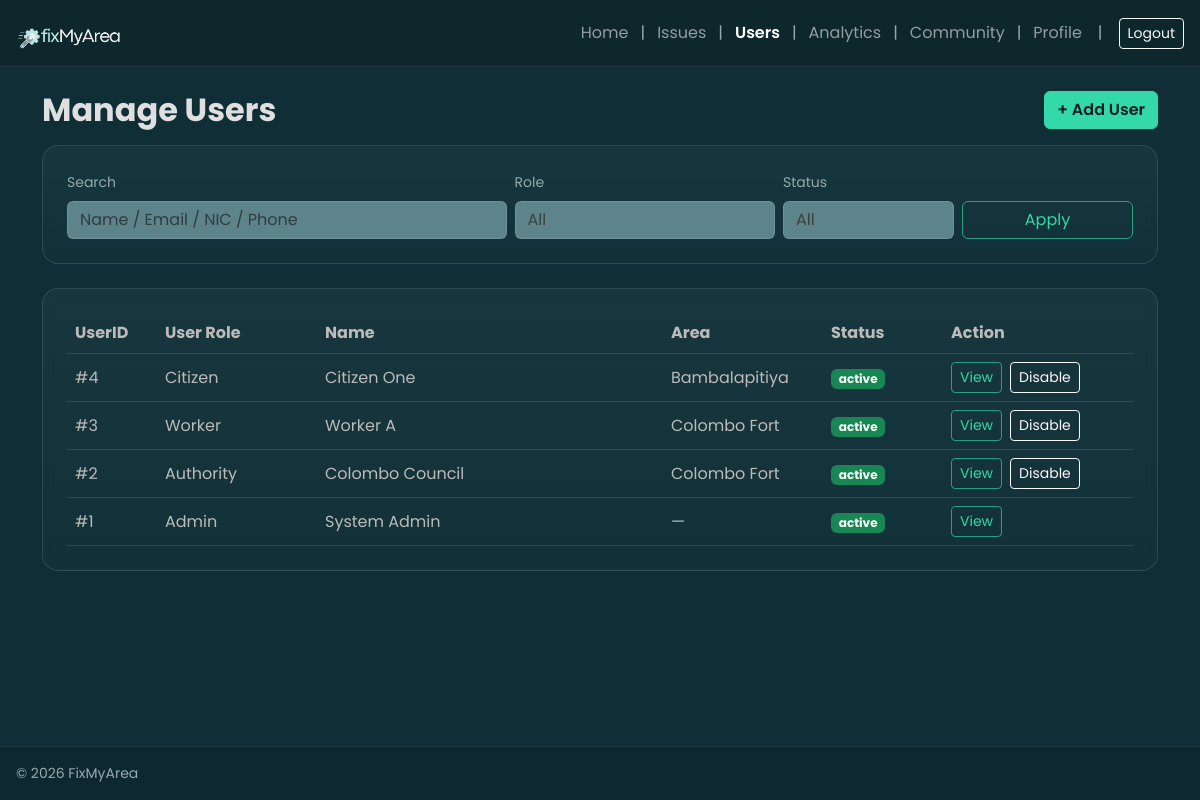
/admin/manage_users.php (signed in), run on the app's committed database.
### tables this page shows
CREATE TABLE users (
  user_id INT AUTO_INCREMENT PRIMARY KEY,
  name VARCHAR(150) NOT NULL,
  email VARCHAR(190) NOT NULL UNIQUE,
  nic VARCHAR(20) NOT NULL UNIQUE,
  dob DATE NULL,
  phone VARCHAR(20) NULL,
  gender ENUM('male','female','other') NULL,
  address VARCHAR(255) NULL,

  area_id INT NULL,
  role ENUM('citizen','worker','authority','admin') NOT NULL DEFAULT 'citizen',
  password_hash VARCHAR(255) NOT NULL,

  status ENUM('active','inactive') NOT NULL DEFAULT 'active',
  created_at TIMESTAMP NOT NULL DEFAULT CURRENT_TIMESTAMP,

  CONSTRAINT fk_users_area
    FOREIGN KEY (area_id) REFERENCES areas(area_id)
    ON UPDATE CASCADE
    ON DELETE SET NULL
);

CREATE TABLE areas (
  area_id INT AUTO_INCREMENT PRIMARY KEY,
  area_name VARCHAR(100) NOT NULL UNIQUE,
  created_at TIMESTAMP NOT NULL DEFAULT CURRENT_TIMESTAMP
);

### admin/manage_users.php (the view, shortened to what this page needs)
<?php
require_once __DIR__ . '/../includes/header.php';
require_once __DIR__ . '/../includes/navbar.php';
$q = trim((string)($_GET['q'] ?? ''));
$where = [];
$params = [];
$whereSql = $where ? ('WHERE ' . implode(' AND ', $where)) : '';
$st = $pdo->prepare("
  SELECT
    u.user_id, u.role, u.name, u.email, u.phone, u.nic, u.status,
    a.area_name
  FROM users u
  LEFT JOIN areas a ON a.area_id = u.area_id
  $whereSql
  ORDER BY u.user_id DESC
  LIMIT 200
");
$st->execute($params);
$users = $st->fetchAll(PDO::FETCH_ASSOC);
function h(?string $s): string { return htmlspecialchars((string)$s, ENT_QUOTES, 'UTF-8'); }
function normalizeRole(string $r): string {
    $r = strtolower(trim($r));
    return $r;
}
?>
<div class="container py-4 app-container">
  <div class="d-flex flex-column flex-md-row justify-content-between align-items-start align-items-md-center gap-2 mb-3">
    <h2 class="fw-bold mb-0">Manage Users</h2>
    <a class="btn btn-brand" href="<?= BASE_URL ?>/admin/add_user.php">+ Add User</a>
  </div>
  <div class="card-dark p-3 p-md-4 mb-4">
    <form class="row g-2 align-items-end" method="GET">
      <div class="col-12 col-md-5">
        <label class="form-label text-muted small">Search</label>
        <input class="form-control" name="q" value="<?= h($q) ?>" placeholder="Name / Email / NIC / Phone">
      </div>
      <div class="col-6 col-md-3">
        <label class="form-label text-muted small">Role</label>
        <select class="form-select" name="role">
          <option value="">All</option>
        </select>
      </div>
      <div class="col-6 col-md-2">
        <label class="form-label text-muted small">Status</label>
        <select class="form-select" name="status">
          <option value="">All</option>
        </select>
      </div>
      <div class="col-12 col-md-2 d-grid">
        <button class="btn btn-outline-brand" type="submit">Apply</button>
      </div>
    </form>
  </div>
  <div class="card-dark p-3 p-md-4">
    <?php if (empty($users)): ?>
      <div class="text-muted">No users found.</div>
    <?php else: ?>
      <div class="table-responsive d-none d-md-block">
        <table class="table table-dark-custom align-middle mb-0">
          <thead>
            <tr>
              <th style="width:90px;">UserID</th>
              <th style="width:160px;">User Role</th>
              <th>Name</th>
              <th style="width:160px;">Area</th>
              <th style="width:120px;">Status</th>
              <th style="width:190px;">Action</th>
            </tr>
          </thead>
          <tbody>
            <?php foreach ($users as $u): ?>
              <?php
                $stTxt = strtolower((string)$u['status']);
                $badge = $stTxt === 'active' ? 'bg-success' : 'bg-secondary';
              ?>
              <tr>
                <td>#<?= (int)$u['user_id'] ?></td>
                <td><?= h(ucwords(str_replace('_',' ', normalizeRole((string)$u['role'])))) ?></td>
                <td><?= h((string)$u['name']) ?></td>
                <td><?= h((string)($u['area_name'] ?? '—')) ?></td>
                <td><span class="badge <?= $badge ?>"><?= h($stTxt) ?></span></td>
                <td>
                  <div class="d-flex gap-2 flex-wrap">
                    <a class="btn btn-sm btn-outline-brand"
                       href="<?= BASE_URL ?>/admin/view_user.php?user_id=<?= (int)$u['user_id'] ?>">View</a>
                    <?php if ((string)$u['role'] !== 'admin'): ?>
                      <form method="POST" action="<?= BASE_URL ?>/actions/admin_toggle_user.php" class="m-0">
                        <button class="btn btn-sm btn-outline-light" type="submit">
                          <?= $stTxt === 'active' ? 'Disable' : 'Enable' ?>
                        </button>
                      </form>
                    <?php endif; ?>
                  </div>
                </td>
              </tr>
            <?php endforeach; ?>
          </tbody>
        </table>
      </div>
    <?php endif; ?>
  </div>
</div>
<?php require_once __DIR__ . '/../includes/footer_internal.php'; ?>

### includes/header.php (shortened to what this page needs)
<!DOCTYPE html>
<html lang="en">
<head>
  <link href="https://cdn.jsdelivr.net/npm/bootstrap@5.3.3/dist/css/bootstrap.min.css" rel="stylesheet">
  <link href="https://cdn.jsdelivr.net/npm/bootstrap-icons@1.11.3/font/bootstrap-icons.min.css" rel="stylesheet">
  <link rel="stylesheet" href="<?= BASE_URL ?>/public/assets/css/theme.css">
</head>
<body class="d-flex flex-column min-vh-100">

### includes/navbar.php (shortened to what this page needs)
<?php
$isLoggedIn = !empty($_SESSION['user_id']);
$roleRaw = (string)($_SESSION['role'] ?? 'guest');
$role = strtolower(trim($roleRaw));
function nav_active(string $needle): string {
    $uri = $_SERVER['REQUEST_URI'] ?? '';
    return (strpos($uri, $needle) !== false) ? 'active fw-semibold' : '';
}
$homeLink = BASE_URL . '/auth/login.php';
if ($role === 'admin')     $homeLink = BASE_URL . '/admin/home.php';
$menus = [
    'citizen' => [
        ['Home', 'citizen/home.php'],
        ['Report an Issue', 'citizen/report_issue.php'],
        ['Track Issue', 'citizen/track_issue.php'],
        ['Community', 'citizen/community.php'],
        ['Profile', 'citizen/profile.php'],
    ],
    'worker' => [
        ['Home', 'worker/home.php'],
        ['Assigned Issues', 'worker/assigned_issues.php'],
        ['Community', 'worker/community.php'],
        ['Profile', 'worker/profile.php'],
    ],
    'authority' => [
        ['Home', 'authority/home.php'],
        ['Area Issues', 'authority/area_issues.php'],
        ['Manage Users', 'authority/manage_users.php'],
        ['Community', 'authority/community.php'],
        ['Profile', 'authority/profile.php'],
    ],
    'admin' => [
        ['Home', 'admin/home.php'],
        ['Issues', 'admin/manage_issues.php'],
        ['Users', 'admin/manage_users.php'],
        ['Analytics', 'admin/analytics.php'],
        ['Community', 'admin/community.php'],
        ['Profile', 'admin/profile.php'],
    ],
];
?>
<nav class="navbar navbar-expand-lg navbar-dark"
     style="background: rgba(0,0,0,0.15); border-bottom: 1px solid rgba(255,255,255,0.08);">
  <div class="container-fluid px-3">
    <a class="navbar-brand d-flex align-items-center gap-2" href="<?= $homeLink ?>">
      <img src="<?= BASE_URL ?>/public/assets/img/logo2.png"
           alt="FixMyArea"
           style="height:40px;width:auto;object-fit:contain;"
           onerror="this.style.display='none'">
    </a>
    <div class="collapse navbar-collapse" id="mainNavbar">
      <ul class="navbar-nav ms-auto align-items-lg-center">
        <?php if (!$isLoggedIn): ?>
          <li class="nav-item"><a class="nav-link <?= nav_active('/auth/login.php') ?>" href="<?= BASE_URL ?>/auth/login.php">Login</a></li>
          <li class="nav-item"><a class="nav-link <?= nav_active('/auth/register.php') ?>" href="<?= BASE_URL ?>/auth/register.php">Register</a></li>
        <?php else: ?>
          <?php $i = 0; foreach (($menus[$role] ?? []) as [$label, $path]): ?>
  <?php if ($i > 0): ?>
    <li class="nav-item d-none d-lg-flex align-items-center px-1 text-muted">|</li>
  <?php endif; ?>
  <li class="nav-item">
    <a class="nav-link <?= nav_active('/' . $path) ?>" href="<?= BASE_URL . '/' . $path ?>">
      <?= htmlspecialchars($label) ?>
    </a>
  </li>
<?php $i++; endforeach; ?>
          <li class="nav-item d-none d-lg-flex align-items-center px-2 text-muted">|</li>
          <li class="nav-item d-flex align-items-center gap-2 ms-lg-2 mt-2 mt-lg-0">
            <a class="btn btn-sm btn-outline-light" href="<?= BASE_URL ?>/auth/logout.php">Logout</a>
          </li>
        <?php endif; ?>
      </ul>
    </div>
  </div>
</nav>

### includes/footer_internal.php (shortened to what this page needs)
<footer class="mt-auto" style="border-top: 1px solid rgba(255,255,255,0.08); background: rgba(0,0,0,0.12);">
  <div class="container-fluid px-3 py-3 d-flex flex-column flex-md-row align-items-center justify-content-between gap-2">
    <div class="small text-muted">© <?= date('Y') ?> FixMyArea</div>
  </div>
</footer>
</body>
</html>

### public/assets/css/theme.css (style rules this page uses)
html, body { height:100%; margin:0; }
body { min-height:100vh; display:flex; flex-direction:column; font-family: "Poppins", system-ui, -apple-system, Segoe UI, Roboto, Arial, sans-serif; background: radial-gradient(1200px 800px at -301% 10%, var(--brand-700), var(--bg)); color: var(--text-700); }
.app-container { flex:1; }
footer { flex-shrink:0; }
:root { --brand-900:#12363D; --brand-800:#173C45; --brand-700:#234F51; --accent-500:#34D9A9; --accent-600:#34AB90; --text-100:#404040; --text-300:#B3D8D6; --muted-400:#96AAAD; --muted-600:#4F696E; --text-700: #dfdfdf; --text-800: #bbbbbb; --text-900: #999999; --bg:#0F2E35; --card:#0F343B; --border:rgba(241,246,246,0.12); --radius:16px; }
.card-dark { background: linear-gradient(180deg, rgba(255,255,255,0.04), rgba(255,255,255,0.02)); border: 1px solid var(--border); border-radius: var(--radius); backdrop-filter: blur(6px); }
.form-control, .form-select { background: rgb(132 175 183 / 65%); border: 1px solid var(--border); color: var(--text-100); }
.form-label { color: var(--muted-400); }
.text-muted { color: var(--muted-400) !important; }
.btn-brand { background: var(--accent-500); border-color: var(--accent-500); color: #07211F; font-weight: 600; }
.btn-outline-brand { border: 1px solid rgba(52,217,169,0.65); color: var(--accent-500); }
a { color: var(--accent-500); }
.table-dark-custom { --bs-table-bg: transparent; --bs-table-color: var(--text-800); border-color: var(--border); }
.table-dark-custom th, .table-dark-custom td { border-color: var(--border); }

### includes/header.php (style rules this page uses)
body { font-family: "Poppins", sans-serif; }

### data on the page
users: user_id "4", role "Citizen", name "Citizen One", area.area_name "Bambalapitiya", status "active", shows "Disable"
users: user_id "3", role "Worker", name "Worker A", area.area_name "Colombo Fort", status "active", shows "Disable"
users: user_id "2", role "Authority", name "Colombo Council", area.area_name "Colombo Fort", status "active", shows "Disable"
users: user_id "1", role "Admin", name "System Admin", area_name "—", status "active"

### other printed values
$label "Home"
$label "Issues"
$label "Users"
$label "Analytics"
$label "Community"
$label "Profile"
